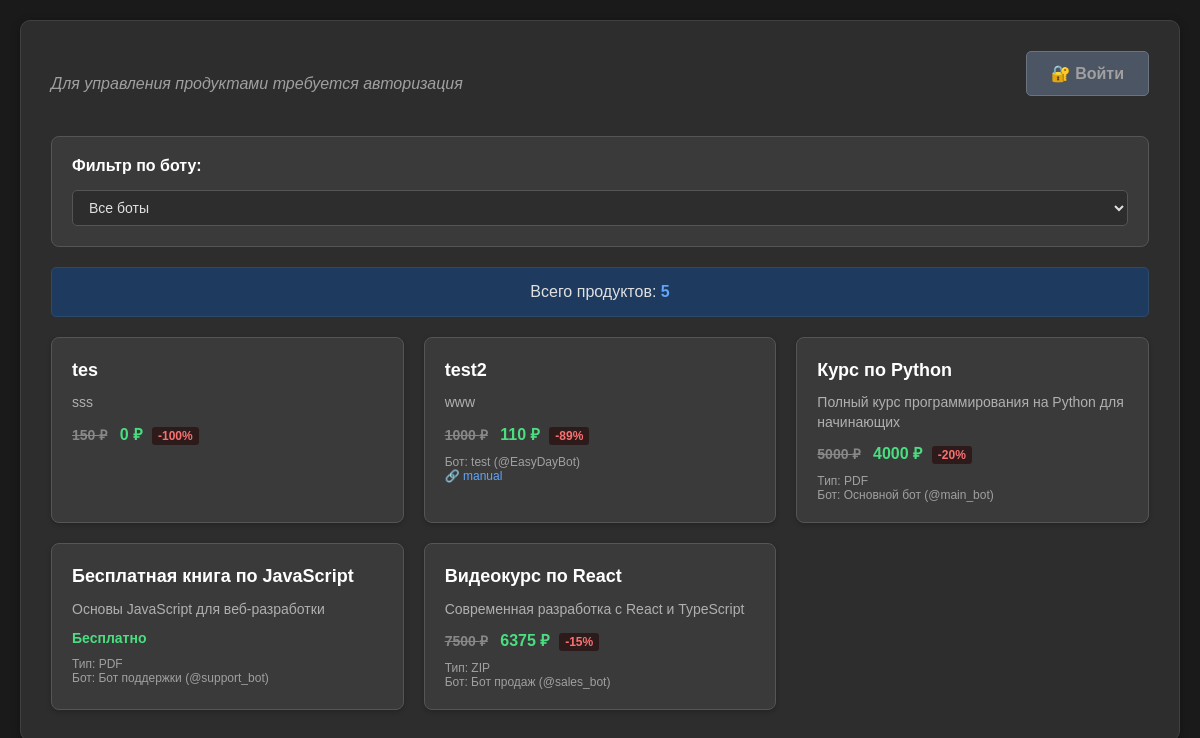
Page /products on the committed database.
### tables this page shows
CREATE TABLE products (id INTEGER PRIMARY KEY, title TEXT, description TEXT, image TEXT, video TEXT, price INTEGER, discount INTEGER, file_type TEXT, is_free INTEGER, product_bot TEXT, path TEXT, link TEXT, telegram_file_id TEXT, telegram_video_id TEXT, telegram_image_id TEXT);

CREATE TABLE bots (id INTEGER PRIMARY KEY, title TEXT, bot_id INTEGER, bot_token TEXT, bot_username TEXT);

### app.py (the view)
@app.get("/products")
async def show_products(request: Request, bot_id: str = None, session_id: str = Cookie(None)):
    if bot_id and bot_id != "all":
        products = await db.get_all_generic_async("products", product_bot=bot_id)
    else:
        products = await db.get_all_generic_async("products")
    products_list = []
    bots = await db.get_all_generic_async("bots")
    bots_dict = {str(bot['bot_id']): bot for bot in bots}
    for product in products:
        product_id = product['id']
        title = product['title']
        description = product.get('description') or ''
        image = product.get('image') or ''
        video = product.get('video') or ''
        is_free = product.get('is_free') or 0
        price = product.get('price') or 0
        discount = product.get('discount') or 0
        file_type = product.get('file_type') or ''
        product_bot_id = product.get('product_bot') or ''
        path = product.get('path') or ''
        bot_info = bots_dict.get(str(product_bot_id), {})
        bot_title = bot_info.get('title', '')
        bot_username = bot_info.get('bot_username', '')
        link = product.get('link') or ''
        products_list.append({
            'id': product_id,
            'title': title,
            'description': description,
            'image': image,
            'video': video,
            'is_free': is_free,
            'price': price,
            'discount': discount,
            'file_type': file_type,
            'product_bot_id': product_bot_id,
            'bot_title': bot_title,
            'bot_username': bot_username,
            'path': path,
            'link': link
        })
    return templates.TemplateResponse("products.html", {
        "request": request,
        "products": products_list,
        "bots": bots,
        "selected_bot_id": bot_id,
        "is_authenticated": verify_session(session_id)
    })

### templates/products.html (shortened to what this page needs)
<!DOCTYPE html>
<html lang="ru">
<head>
    <link rel="stylesheet" href="/static/css/styles.css">
    <link rel="stylesheet" href="/static/css/products.css">
</head>
<body>
    <div class="container">
        <div style="display: flex; gap: 15px; margin-bottom: 20px; justify-content: space-between; align-items: center;">
            {% if is_authenticated %}
                <div style="display: flex; gap: 15px;">
                    <a href="/add-product" class="add-product-btn">+ Добавить продукт</a>
                    <a href="/add-bot" class="add-product-btn" style="background-color: #17a2b8;">+ Добавить бота</a>
                    <a href="/users" class="add-product-btn" style="background-color: #7c3aed;">👥 Пользователи</a>
                </div>
            {% else %}
                <div style="display: flex; gap: 15px;">
                    <span style="color: #a0a0a0; font-style: italic;">Для управления продуктами требуется авторизация</span>
                </div>
                <a href="/login" class="add-product-btn login-btn">🔐 Войти</a>
            {% endif %}
        </div>
        <div class="filter-section">
            <div class="filter-group">
                <label for="bot-filter" class="filter-label">Фильтр по боту:</label>
                <select id="bot-filter" class="filter-select" onchange="filterByBot()">
                    <option value="all" {% if not selected_bot_id or selected_bot_id == 'all' %}selected{% endif %}>Все боты</option>
                </select>
            </div>
        </div>
        <div class="stats">
            Всего продуктов: <span>{{ products|length }}</span>
        </div>
        {% if products %}
            <div class="products-grid">
                {% for product in products %}
                    <div class="product-card" onclick="window.location.href='/edit-product/{{ product.id }}'">
                        <div class="product-title">{{ product.title }}</div>
                        {% if product.description %}
                            <div class="product-description">{{ product.description }}</div>
                        {% endif %}
                        <div class="product-price">
                            {% if product.is_free %}
                                <span class="product-free">Бесплатно</span>
                            {% else %}
                                {% if product.price and product.price > 0 %}
                                    {% if product.discount and product.discount > 0 %}
                                        {% set final_price = product.price * (100 - product.discount) / 100 %}
                                        <span class="original-price" style="text-decoration: line-through; color: #888; margin-right: 8px;">{{ product.price }} ₽</span>
                                        <span class="discounted-price" style="color: #4ade80; font-weight: bold;">{{ final_price|round|int }} ₽</span>
                                        <span class="product-discount">-{{ product.discount }}%</span>
                                    {% else %}
                                        {{ product.price }} ₽
                                    {% endif %}
                                {% else %}
                                    Цена не указана
                                {% endif %}
                            {% endif %}
                        </div>
                        <div class="product-meta">
                            {% if product.file_type %}
                                <div>Тип: {{ product.file_type.upper() }}</div>
                            {% endif %}
                            {% if product.bot_title %}
                                <div>Бот: {{ product.bot_title }} (@{{ product.bot_username }})</div>
                            {% endif %}
                            {% if product.link %}
                                <div><a href="https://t.me/{{ product.link }}" target="_blank" style="color: #60a5fa; text-decoration: none;">🔗 {{ product.link }}</a></div>
                            {% endif %}
                        </div>
                    </div>
                {% endfor %}
            </div>
        {% else %}
            <div class="no-products">
                Продукты не найдены
            </div>
        {% endif %}
    </div>
</body>
</html>

### static/css/styles.css (style rules this page uses)
body { font-family: Arial, sans-serif; background-color: #1a1a1a; color: #e0e0e0; margin: 0; padding: 0; }
.container { background-color: #2d2d2d; padding: 30px; border-radius: 10px; box-shadow: 0 2px 10px rgba(0,0,0,0.3); border: 1px solid #404040; }
label { display: block; margin-bottom: 5px; font-weight: bold; color: #ffffff; }
input[type="text"], input[type="number"], input[type="password"], textarea, select { width: 100%; padding: 10px; border: 1px solid #555; border-radius: 5px; font-size: 16px; box-sizing: border-box; background-color: #3a3a3a; color: #e0e0e0; }
.stats { background-color: #1e3a5f; padding: 15px; border-radius: 5px; margin-bottom: 20px; text-align: center; border: 1px solid #2d4a6b; }
.stats span { font-weight: bold; color: #60a5fa; }
.filter-section { background-color: #3a3a3a; padding: 20px; border-radius: 8px; margin-bottom: 20px; border: 1px solid #555; }
.filter-group { display: flex; align-items: center; gap: 15px; flex-wrap: wrap; }
.filter-label { color: #ffffff; font-weight: bold; margin: 0; }
.filter-select { background-color: #2d2d2d; color: #e0e0e0; border: 1px solid #555; border-radius: 5px; padding: 8px 12px; font-size: 14px; min-width: 200px; }

### static/css/products.css (style rules this page uses)
body { max-width: 1200px; margin: 0 auto; padding: 20px; }
.products-grid { display: grid; grid-template-columns: repeat(auto-fill, minmax(300px, 1fr)); gap: 20px; margin-top: 20px; }
.product-card { background-color: #3a3a3a; border: 1px solid #555; border-radius: 8px; padding: 20px; box-shadow: 0 2px 5px rgba(0,0,0,0.2); transition: transform 0.2s; cursor: pointer; }
.product-title { font-size: 18px; font-weight: bold; color: #ffffff; margin-bottom: 10px; line-height: 1.4; }
.product-description { color: #b0b0b0; font-size: 14px; margin-bottom: 10px; line-height: 1.4; }
.product-price { font-size: 16px; font-weight: bold; color: #4ade80; margin-bottom: 5px; }
.product-free { font-size: 14px; color: #4ade80; font-weight: bold; }
.product-discount { font-size: 12px; color: #f87171; background-color: #2d1b1b; padding: 2px 6px; border-radius: 3px; display: inline-block; margin-left: 5px; }
.original-price { font-size: 14px; color: #888; text-decoration: line-through; margin-right: 8px; }
.discounted-price { color: #4ade80; font-weight: bold; font-size: 16px; }
.product-meta { font-size: 12px; color: #a0a0a0; margin-top: 10px; }
.add-product-btn { background-color: #16a34a; color: white; padding: 12px 24px; text-decoration: none; border-radius: 5px; display: inline-block; margin-bottom: 20px; font-weight: bold; transition: background-color 0.2s; }
.login-btn { background-color: #4b5563 !important; color: #a0a0a0 !important; border: 1px solid #6b7280 !important; }

### rows in the picture
products: title "tes", description "sss", price "150", is_free "0", discount "100"
products: title "test2", description "www", price "1000", link "manual"
bots: bot_title "test", bot_username "EasyDayBot"
products: title "Курс по Python", description "Полный курс программирования на Python для начинающих", price "5000", file_type "PDF"
bots: bot_title "Основной бот", bot_username "main_bot"
products: title "Бесплатная книга по JavaScript", description "Основы JavaScript для веб-разработки", file_type "PDF"
bots: bot_title "Бот поддержки", bot_username "support_bot"
products: title "Видеокурс по React", description "Современная разработка с React и TypeScript", price "7500", file_type "ZIP"
bots: bot_title "Бот продаж", bot_username "sales_bot"

### other values in the picture
{{ products|length }} "5"
{{ final_price|round|int }} "110" "4000" "6375"
{{ product.discount }} "89" "20" "15"
